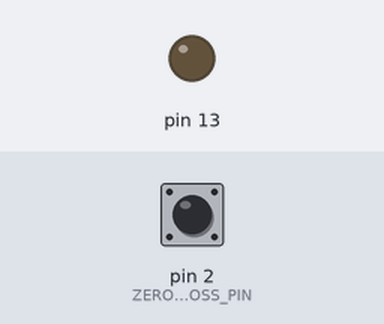
Recording of a sketch running on a simulated Arduino Uno, built with avr-gcc and run on an emulated ATmega328P. On the bench: output pins drawn as LEDs (lit = HIGH). The test bench sets the inputs (shaded band); at power-on: pin 2 (ZERO_CROSS_PIN) LOW.

Above: at 2.7 s.
2.8 s: pin 2 (ZERO_CROSS_PIN) pulsed HIGH 2 times (0.12 s each, 0.3 s apart)
At 4.2 s:
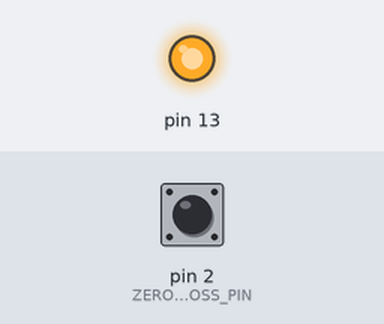
4.9 s: pin 2 (ZERO_CROSS_PIN) driven HIGH
At 6.0 s:
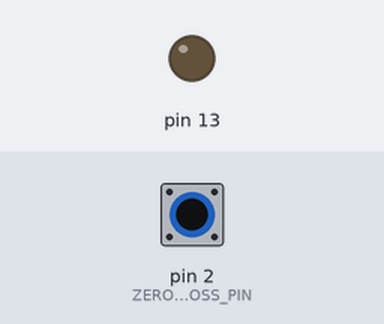
6.4 s: pin 2 (ZERO_CROSS_PIN) driven LOW
At 7.1 s:
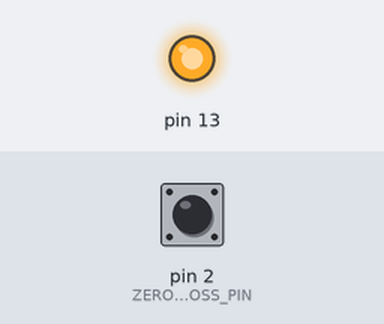
Timing chart, 0 to 8.9 s (numbered marks = the images above; inputs shaded):
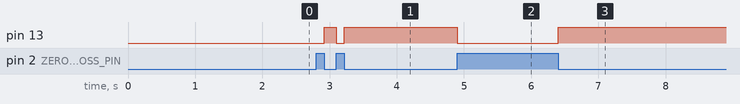

Measured:
- after the input at 2.8 s, pin 13: LOW → HIGH after 0.12 s, → LOW 0.18 s later, → HIGH 0.12 s later
- after the input at 4.9 s, pin 13: HIGH → LOW at once
- after the input at 6.4 s, pin 13: LOW → HIGH at once

The sketch:

zc.ino
```cpp
int nthCross;
const int ZERO_CROSS_PIN=2;

void setup(){
  Serial.begin(115200);

  pinMode(ZERO_CROSS_PIN, INPUT);
  attachInterrupt(0, zero, CHANGE);
  pinMode(13, OUTPUT);
  digitalWrite(13,LOW);
//  delay(6000);//wait for servos to get into position
}

void loop() {}

void serialEvent() {
  char firstChar = Serial.read();

  if(firstChar != 'F'){
    Serial.print("don't understand: ");
    Serial.print(firstChar);
    while (Serial.available() > 0) {
      Serial.write(Serial.read());
    }
    Serial.print("\n");
    return;
  }

  Serial.print("cross ");
  Serial.print(nthCross);
  Serial.print('\n');
}

void zero()
{
  digitalWrite(13, (nthCross % 2) ?HIGH:LOW);

  //handle the skipping of periods
  nthCross++;
}
```
